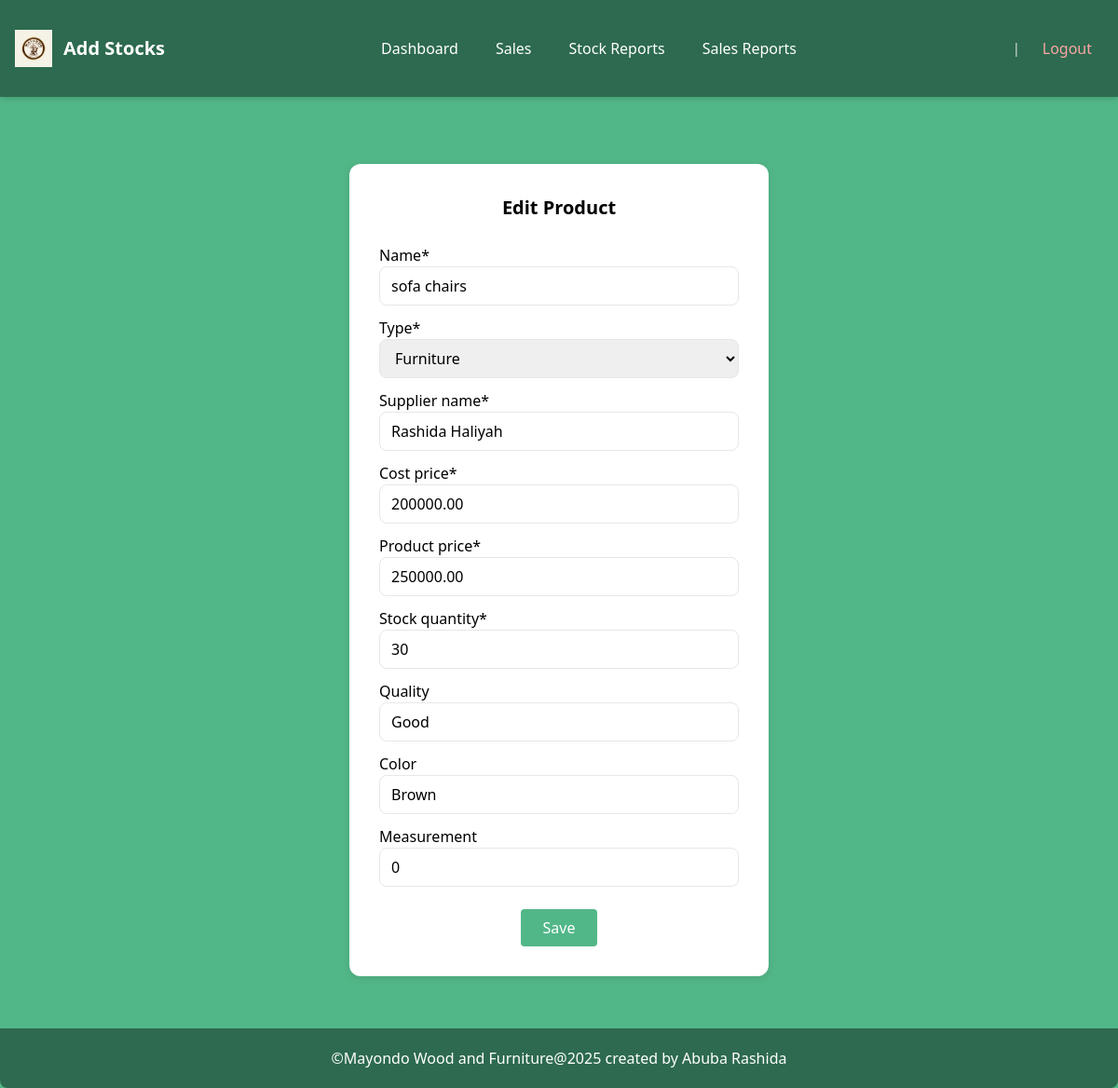
The app's page /products/2/edit/ with its own data.
### mayondo_app/models.py (models this page shows, shortened)
class Product(models.Model):
    PRODUCT_TYPES = [
        ('wood', 'Wood'),
        ('furniture', 'Furniture'),
    ]
    name = models.CharField(max_length=200)
    type = models.CharField(max_length=20, choices=PRODUCT_TYPES)
    supplier_name = models.CharField(max_length=200)
    cost_price = models.DecimalField(max_digits=10, decimal_places=2,default=0)
    product_price = models.DecimalField(max_digits=10, decimal_places=2, default=0)
    stock_quantity = models.PositiveIntegerField(default=0)
    quality = models.CharField(max_length=100, blank=True, null=True)
    color = models.CharField(max_length=100, blank=True, null=True)
    measurement = models.CharField(max_length=100, blank=True, null=True)
    date_added = models.DateTimeField(auto_now_add=True)
    class Meta:
        ordering = ['-date_added']

### mayondo_app/views.py (the view)
# urls.py: path('products/<int:pk>/edit/',product_editpage, name='product_edit'),
def product_editpage(request, pk):
    product = get_object_or_404(Product, pk=pk)
    if request.method == 'POST':
        form = ProductForm(request.POST, instance=product)
        if form.is_valid():
            form.save()
            return redirect('mayondo_app:product_list')
    else:
        form = ProductForm(instance=product)
    return render(request, 'products/product_form.html', {'form': form, 'product': product})

### mayondo_app/templates/products/product_form.html (shortened to what this page needs)
{% load static %}
{% load crispy_forms_tags %}
<!DOCTYPE html>
<html lang="en">
<head>
  <script src="https://cdn.tailwindcss.com"></script>
     <link rel="stylesheet" href="{% static 'css/style.css' %}" >
</head>
<body class="mt-10 bg-[#52B788]">
  <nav class="fixed top-0 left-0 w-full bg-[#2D6A4F] text-white shadow-md z-50">
  <div class="max-w-7xl mx-auto px-4 py-3 flex justify-between items-center">
    <div class="flex items-center space-x-3 h-20">
           <img src="{% static 'images/logo.png' %}" alt="Mayondo Logo" class="h-10 w-10 object-contain">
      <h2 class="text-xl font-bold">Add Stocks</h2>
    </div>
    <div class="hidden md:flex space-x-4">
      <a href="{% url 'mayondo_app:dashboard' %}" class="px-3 py-2 rounded hover:bg-green-700 transition">
        Dashboard
      </a>
      <a href="{% url 'mayondo_app:sales_listpage' %}" class="px-3 py-2 rounded hover:bg-green-700 transition">
        Sales
      </a>
      <a href="{% url 'mayondo_app:stock_report' %}" class="px-3 py-2 rounded hover:bg-green-700 transition">
        Stock Reports
      </a>
      <a href="{% url 'mayondo_app:sales_report' %}" class="px-3 py-2 rounded hover:bg-green-700 transition">
        Sales Reports
      </a>
    </div>
    <div class="flex items-center space-x-3">
      <span class="text-sm text-gray-200">
         {{ user.username|title }} | {{ user.role|title }}
      </span>
      <a href="{% url 'mayondo_app:logout' %}" class="px-3 py-2 rounded text-red-300 hover:text-white hover:bg-red-500 transition">
        Logout
      </a>
    </div>
  </div>
</nav>
<div class="pt-20 px-4">
<div class="form-container">
<form method="post" action="{% url 'mayondo_app:product_create' %}" class="form-box" novalidate>
  <h2 class="form-title">
    {% if product %}Edit{% else %}Add{% endif %} Product
  </h2>
  {{ form|crispy }}
  <div class="form-actions">
    <button type="submit" class="btn-primary">Save</button>
  </div>
</form>
</div>
 <footer style="Position: fixed; bottom: 0; left: 0; width: 100%;"><br>
      <p class="footer">&copy;Mayondo Wood and Furniture@2025 created by Abuba Rashida</p>
    </footer>
</body>
</html>

### mayondo_app/static/css/style.css (style rules this page uses)
.form-container { display: flex; justify-content: center; margin-top: 2.5rem; padding: 1rem; margin-bottom: 20px; padding-bottom: 100px; }
.form-container form { width: 90%; max-width: 450px; background-color: #fff; padding: 2rem; border-radius: 12px; box-shadow: 0 2px 10px rgba(0, 0, 0, 0.1); }
.form-container input, .form-container select, .form-container textarea { width: 100%; box-sizing: border-box; }
.form-box { background: #fff; padding: 1.5rem; border-radius: 0.5rem; box-shadow: 0 2px 6px rgba(0, 0, 0, 0.1); width: 100%; max-width: 42rem; }
.form-title { font-size: 1.25rem; font-weight: bold; margin-bottom: 1.5rem; text-align: center; }
.form-label { width: 30%; font-weight: 500; }
.form-actions { text-align: center; margin-top: 1.5rem; }
.btn-primary { padding: 0.5rem 1.5rem; background: #52b788; color: #fff; border: none; border-radius: 0.25rem; cursor: pointer; transition: background 0.2s; }
.footer { text-align: center; padding: 20px; background-color: #2d6a4f; color: #fff; border-radius: 0 0 8px 8px; }

### records on screen
Product: name "sofa chairs", type "Furniture", supplier_name "Rashida Haliyah", cost_price "200000.00", product_price "250000.00", stock_quantity "30", quality "Good", color "Brown", measurement "0"
